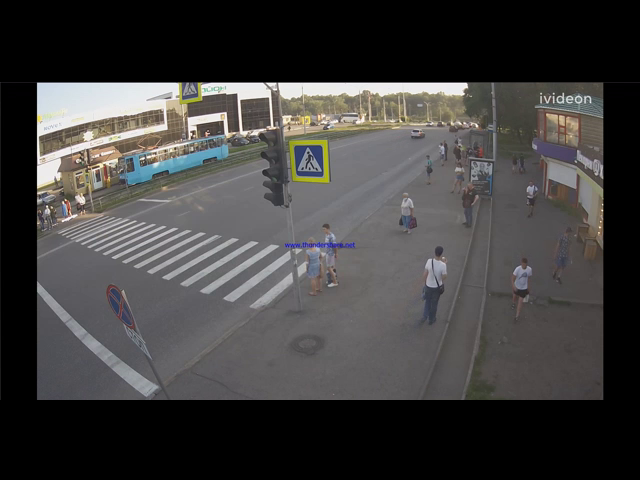
#> input picture selected_frame_for_roi.png, 640 x 480 px
$ python selectROI.py
#> lines starting #> are read from the running program, lines starting #| are printed output that depends on the picture; after the words box and inside, x2 and y2 are one past the last pixel; in counts of white or black regions, pixels touching at a corner belong together
import cv2 as cv

crosswalk_counter = 0
point_matrix = [(0, 0), (0, 0), (0, 0), (0, 0)]


def mousePoints(event, x, y, flags, params):
    global crosswalk_counter
    if event == cv.EVENT_LBUTTONDOWN:
        point_matrix[counter] = (x, y)
        print('x---------', x)
        print('y---------', y)
        counter = counter + 1


img = cv.imread('selected_frame_for_roi.png')
#> img is the input picture: shape (480, 640, 3); mean B, G, R 63, 63.6, 65

while crosswalk_counter < 5:

    disp_msg = "Select four corners of pedestrian cross  --exit to q"

    cv.imshow("line_selector", img)
    cv.putText(img, disp_msg, (30, 30), cv.FONT_HERSHEY_COMPLEX
               , 0.6, (0, 0, 255), 2)
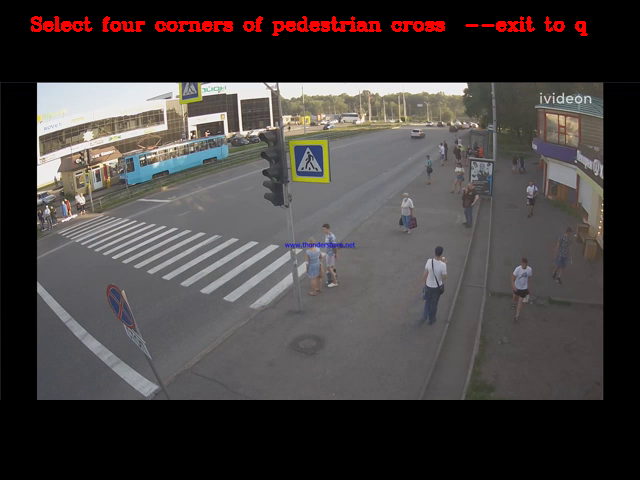
#> img: shape (480, 640, 3); 1.2% of pixels changed, all inside (x1, y1, x2, y2) = (31, 16, 588, 36)
    cv.setMouseCallback("line_selector", mousePoints)

    key = cv.waitKey(1)
#> (key q is pressed here)
    if key == ord('q'):
        break
    if len(point_matrix) > 0:
        for x in range(0, 4):
            cv.circle(img, point_matrix[x], 3, (0, 255, 0), cv.FILLED)

    if crosswalk_counter == 4:
        # Draw line for area selected area
        cv.line(img, point_matrix[0], point_matrix[1], (0, 255, 0), 3)
        cv.line(img, point_matrix[1], point_matrix[2], (0, 255, 0), 3)
        cv.line(img, point_matrix[2], point_matrix[3], (0, 255, 0), 3)
        cv.line(img, point_matrix[3], point_matrix[0], (0, 255, 0), 3)
